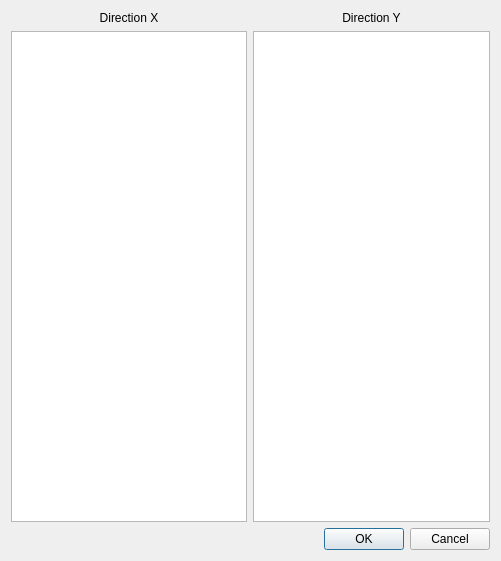
<?xml version="1.0" encoding="UTF-8"?>
<ui version="4.0">
 <class>Dialog</class>
 <widget class="QDialog" name="Dialog">
  <property name="geometry">
   <rect>
    <x>0</x>
    <y>0</y>
    <width>501</width>
    <height>561</height>
   </rect>
  </property>
  <property name="windowTitle">
   <string>Select Load Cases</string>
  </property>
  <layout class="QVBoxLayout" name="verticalLayout">
   <item>
    <layout class="QGridLayout" name="gridLayout">
     <item row="1" column="1">
      <widget class="QListWidget" name="y_loadcase_list">
       <property name="selectionMode">
        <enum>QAbstractItemView::NoSelection</enum>
       </property>
       <property name="sortingEnabled">
        <bool>true</bool>
       </property>
      </widget>
     </item>
     <item row="1" column="0">
      <widget class="QListWidget" name="x_loadcase_list">
       <property name="selectionMode">
        <enum>QAbstractItemView::NoSelection</enum>
       </property>
       <property name="sortingEnabled">
        <bool>true</bool>
       </property>
      </widget>
     </item>
     <item row="0" column="0">
      <widget class="QLabel" name="label">
       <property name="layoutDirection">
        <enum>Qt::LeftToRight</enum>
       </property>
       <property name="text">
        <string>Direction X</string>
       </property>
       <property name="alignment">
        <set>Qt::AlignCenter</set>
       </property>
      </widget>
     </item>
     <item row="0" column="1">
      <widget class="QLabel" name="label_6">
       <property name="enabled">
        <bool>true</bool>
       </property>
       <property name="text">
        <string>Direction Y</string>
       </property>
       <property name="alignment">
        <set>Qt::AlignCenter</set>
       </property>
      </widget>
     </item>
    </layout>
   </item>
   <item>
    <widget class="QDialogButtonBox" name="buttonBox">
     <property name="orientation">
      <enum>Qt::Horizontal</enum>
     </property>
     <property name="standardButtons">
      <set>QDialogButtonBox::Cancel|QDialogButtonBox::Ok</set>
     </property>
    </widget>
   </item>
  </layout>
 </widget>
 <resources/>
 <connections>
  <connection>
   <sender>buttonBox</sender>
   <signal>accepted()</signal>
   <receiver>Dialog</receiver>
   <slot>accept()</slot>
   <hints>
    <hint type="sourcelabel">
     <x>248</x>
     <y>254</y>
    </hint>
    <hint type="destinationlabel">
     <x>157</x>
     <y>274</y>
    </hint>
   </hints>
  </connection>
  <connection>
   <sender>buttonBox</sender>
   <signal>rejected()</signal>
   <receiver>Dialog</receiver>
   <slot>reject()</slot>
   <hints>
    <hint type="sourcelabel">
     <x>316</x>
     <y>260</y>
    </hint>
    <hint type="destinationlabel">
     <x>286</x>
     <y>274</y>
    </hint>
   </hints>
  </connection>
 </connections>
</ui>
